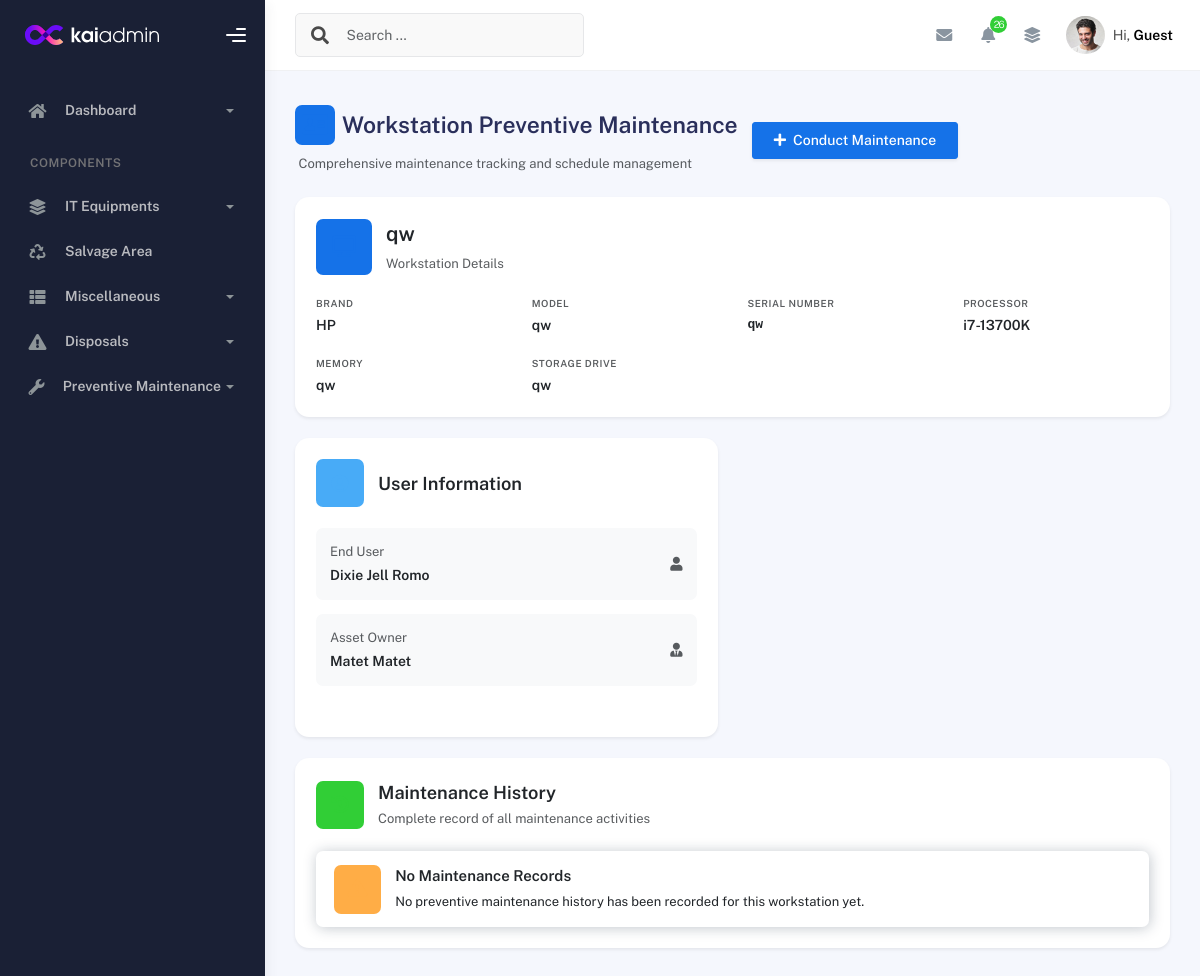
/maintenance/history/46/, run on an earlier commit of the app's database.
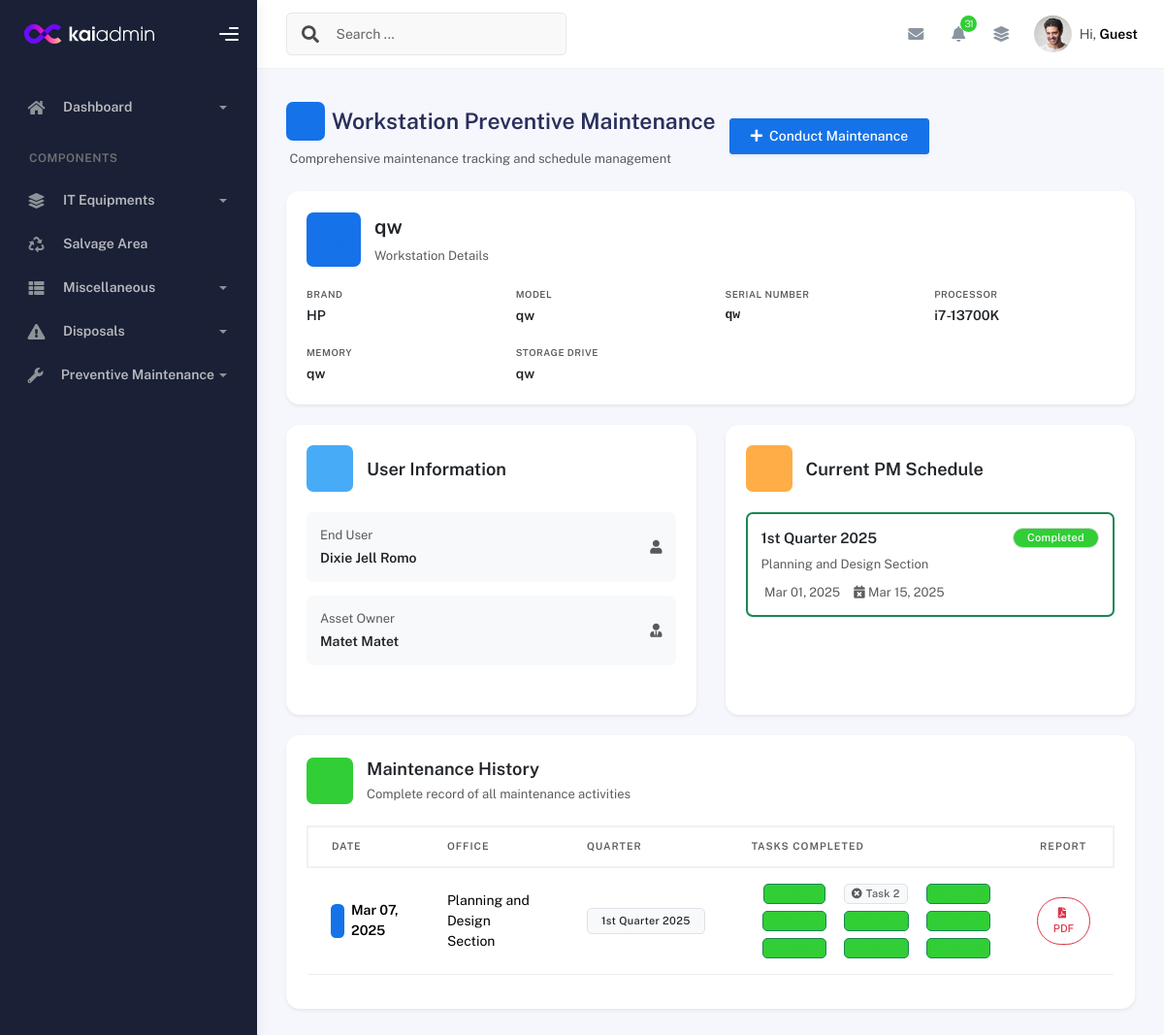
And on a later commit of the database.
### inventory/models.py (models this page shows, shortened)
class PMScheduleAssignment(models.Model):
    equipment_package = models.ForeignKey(
        Equipment_Package, on_delete=models.CASCADE,
        related_name='pm_assignments', null=True, blank=True
    )
    laptop_package = models.ForeignKey(
        'LaptopPackage', on_delete=models.CASCADE,   # ✅ now consistent
        related_name='pm_assignments', null=True, blank=True
    )
    pm_section_schedule = models.ForeignKey(
        'PMSectionSchedule', on_delete=models.CASCADE,
        related_name='schedule_assignments'
    )
    assigned_date = models.DateField(auto_now_add=True)
    is_completed = models.BooleanField(default=False)
    remarks = models.TextField(blank=True, null=True)

class PMSectionSchedule(models.Model):
    quarter_schedule = models.ForeignKey(QuarterSchedule, on_delete=models.CASCADE, related_name='schedules')
    section = models.ForeignKey(OfficeSection, on_delete=models.CASCADE)
    start_date = models.DateField()
    end_date = models.DateField()
    notes = models.TextField(blank=True, null=True)

class QuarterSchedule(models.Model):
    QUARTERS = [
        ('Q1', '1st Quarter'),
        ('Q2', '2nd Quarter'),
        ('Q3', '3rd Quarter'),
        ('Q4', '4th Quarter'),
    ]
    year = models.IntegerField()
    quarter = models.CharField(max_length=2, choices=QUARTERS)

class OfficeSection(models.Model):
    name = models.CharField(max_length=255, unique=True)

class PreventiveMaintenance(models.Model):
    equipment_package = models.ForeignKey(
        'Equipment_Package', related_name='maintenances',
        on_delete=models.CASCADE, null=True, blank=True
    )
    laptop_package = models.ForeignKey(
        'LaptopPackage', related_name='maintenances',
        on_delete=models.CASCADE, null=True, blank=True
    )
    pm_schedule_assignment = models.ForeignKey(
        'PMScheduleAssignment', on_delete=models.SET_NULL,
        null=True, blank=True, related_name='maintenances'
    )
    maintenance_date = models.DateField(null=True, blank=True)
    next_schedule = models.DateField(blank=True, null=True)
    performed_by = models.CharField(max_length=255, blank=True, null=True)
    notes = models.TextField(blank=True, null=True)
    is_completed = models.BooleanField(default=True)
    created_at = models.DateTimeField(auto_now_add=True, null=True, blank=True)
    date_accomplished = models.DateField(null=True, blank=True)
    office = models.CharField(max_length=255, blank=True, null=True)
    end_user = models.CharField(max_length=255, blank=True, null=True)
    task_1 = models.BooleanField(default=False)
    note_1 = models.TextField(blank=True, null=True)
    task_2 = models.BooleanField(default=False)
    note_2 = models.TextField(blank=True, null=True)
    task_3 = models.BooleanField(default=False)
    note_3 = models.TextField(blank=True, null=True)
    task_4 = models.BooleanField(default=False)
    note_4 = models.TextField(blank=True, null=True)
    task_5 = models.BooleanField(default=False)
    note_5 = models.TextField(blank=True, null=True)
    task_6 = models.BooleanField(default=False)
    note_6 = models.TextField(blank=True, null=True)
    task_7 = models.BooleanField(default=False)
    note_7 = models.TextField(blank=True, null=True)
    task_8 = models.BooleanField(default=False)
    note_8 = models.TextField(blank=True, null=True)
    task_9 = models.BooleanField(default=False)
    note_9 = models.TextField(blank=True, null=True)

### inventory/views.py (the view)
# urls.py: path('maintenance/history/<int:desktop_id>/', views.maintenance_history_view, name='maintenance_history'),
def maintenance_history_view(request, desktop_id):
    desktop = get_object_or_404(Equipment_Package, pk=desktop_id)
    desktop_details = DesktopDetails.objects.filter(equipment_package=desktop).first()
    user_details = UserDetails.objects.filter(equipment_package=desktop).first()
    maintenance_history = (
        PreventiveMaintenance.objects
        .filter(equipment_package=desktop)
        .select_related('pm_schedule_assignment__pm_section_schedule__quarter_schedule')
        .order_by('date_accomplished')
    )
    latest_pm = maintenance_history.last()
    current_pm_schedule = PMScheduleAssignment.objects.filter(
        equipment_package=desktop
    ).select_related(
        'pm_section_schedule__quarter_schedule',
        'pm_section_schedule__section'
    ).order_by(
        'pm_section_schedule__quarter_schedule__year',
        'pm_section_schedule__quarter_schedule__quarter'
    )
    today = timezone.now().date()
    for schedule in current_pm_schedule:
        end_date = schedule.pm_section_schedule.end_date
        schedule.is_overdue = (not schedule.is_completed) and (end_date < today)
    return render(request, 'maintenance/history.html', {
        'desktop': desktop,
        'desktop_details': desktop_details,
        'user_details': user_details,
        'maintenance_history': maintenance_history,
        'maintenance_records': maintenance_history,
        'pm': latest_pm,
        'current_pm_schedule': current_pm_schedule,  # New table data
    })

### inventory/models.py (called while the page is built)
    def __str__(self):
        return self.name

    @property
    def full_name(self):
        return f"{self.employee_fname} {self.employee_lname}".strip()

### inventory/templatetags/custom_filters.py (called while the page is built)
@register.filter
def get_attr(obj, attr_name):
    return getattr(obj, attr_name, None)

### templates/maintenance/history.html (shortened to what the changed rows need)
{% extends 'base.html' %}
{% load custom_filters %}
{% load static %}
{% block content %}
{% now "Y-m-d" as today %}
<br><br><br><br>
<div class="page-inner py-4">
  <div class="row g-4">
    {% if current_pm_schedule %}
    <div class="col-lg-6">
      <div class="card border-0 shadow-sm rounded-4 h-100">
        <div class="card-body p-4">
          <div class="d-flex align-items-center mb-4">
            <div class="d-inline-flex align-items-center justify-content-center bg-warning bg-opacity-10 rounded-3 p-3 me-3" style="width: 48px; height: 48px;">
              <i class="fas fa-calendar-check text-warning fs-5"></i>
            </div>
            <h5 class="fw-bold mb-0">Current PM Schedule</h5>
          </div>
          <div class="d-flex flex-column gap-2">
            {% for schedule in current_pm_schedule %}
            <div class="p-3 border border-2 rounded-3 {% if schedule.is_completed %}border-success{% elif schedule.is_overdue %}border-danger{% else %}border-warning{% endif %}">
              <div class="d-flex justify-content-between align-items-start mb-2">
                <div>
                  <h6 class="fw-bold mb-1">{{ schedule.pm_section_schedule.quarter_schedule.get_quarter_display }} {{ schedule.pm_section_schedule.quarter_schedule.year }}</h6>
                  <p class="text-muted small mb-0">{{ schedule.pm_section_schedule.section.name }}</p>
                </div>
                {% if schedule.is_completed %}
                  <span class="badge bg-success rounded-pill px-3">Completed</span>
                {% elif schedule.is_overdue %}
                  <span class="badge bg-danger rounded-pill px-3">Overdue</span>
                {% else %}
                  <span class="badge bg-warning text-dark rounded-pill px-3">Pending</span>
                {% endif %}
              </div>
              <div class="d-flex gap-3 text-muted small">
                <span>{{ schedule.pm_section_schedule.start_date|date:"M d, Y" }}</span>
                <span><i class="fas fa-calendar-times me-1"></i>{{ schedule.pm_section_schedule.end_date|date:"M d, Y" }}</span>
              </div>
            </div>
            {% endfor %}
          </div>
        </div>
      </div>
    </div>
    {% endif %}
  </div>
  <div class="card border-0 shadow-sm rounded-4 mt-4">
    <div class="card-body p-4">
      {% if maintenance_records %}
      <div class="table-responsive">
        <table class="table table-hover align-middle">
          <thead>
            <tr class="border-bottom border-2">
              <th class="text-muted text-uppercase small fw-semibold py-3" style="font-size: 0.75rem;">Date</th>
              <th class="text-muted text-uppercase small fw-semibold py-3" style="font-size: 0.75rem;">Office</th>
              <th class="text-muted text-uppercase small fw-semibold py-3" style="font-size: 0.75rem;">Quarter</th>
              <th class="text-muted text-uppercase small fw-semibold py-3" style="font-size: 0.75rem;">Tasks Completed</th>
              <th class="text-muted text-uppercase small fw-semibold py-3 text-center" style="font-size: 0.75rem;">Report</th>
            </tr>
          </thead>
          <tbody>
            {% for record in maintenance_records %}
            <tr class="border-bottom">
              <td class="py-3">
                <div class="d-flex align-items-center">
                  <div class="bg-primary bg-opacity-10 rounded-2 p-2 me-2">
                  </div>
                  <span class="fw-semibold">{{ record.date_accomplished|date:"M d, Y" }}</span>
                </div>
              </td>
              <td class="py-3">{{ record.office }}</td>
              <td class="py-3">
                {% if record.pm_schedule_assignment and record.pm_schedule_assignment.pm_section_schedule %}
                  <span class="badge bg-light text-dark border px-3 py-2">
                    {{ record.pm_schedule_assignment.pm_section_schedule.quarter_schedule.get_quarter_display }}
                    {{ record.pm_schedule_assignment.pm_section_schedule.quarter_schedule.year }}
                  </span>
                {% else %}
                  <span class="text-muted">—</span>
                {% endif %}
              </td>
              <td class="py-3">
                <div class="d-flex flex-wrap gap-2">
                  {% for i in "123456789"|make_list %}
                    {% with task_field="task_"|add:i note_field="note_"|add:i %}
                      {% if record|get_attr:task_field %}
                        <span class="badge bg-success bg-opacity-10 text-success border border-success px-2 py-1"
                              data-bs-toggle="tooltip"
                              {% with note=record|get_attr:note_field %}
                              {% endwith %}>
                          <i class="fas fa-check-circle me-1"></i>Task {{ i }}
                        </span>
                      {% else %}
                        <span class="badge bg-light text-muted border px-2 py-1">
                          <i class="fas fa-times-circle me-1"></i>Task {{ i }}
                        </span>
                      {% endif %}
                    {% endwith %}
                  {% endfor %}
                </div>
              </td>
              <td class="py-3 text-center">
                <a href="{% url 'generate_pm_pdf' record.id %}"
                   class="btn btn-sm btn-outline-danger rounded-pill px-3"
                   data-bs-toggle="tooltip"
                   title="Download PDF Report">
                  <i class="fas fa-file-pdf me-1"></i>PDF
                </a>
              </td>
            </tr>
            {% endfor %}
          </tbody>
        </table>
      </div>
      {% else %}
      <div class="alert alert-warning border-0 rounded-3 d-flex align-items-center mb-0" role="alert">
        <div class="bg-warning bg-opacity-10 rounded-3 p-3 me-3">
          <i class="fas fa-exclamation-triangle text-warning fs-5"></i>
        </div>
        <div>
          <h6 class="fw-bold mb-1">No Maintenance Records</h6>
          <p class="mb-0 small">No preventive maintenance history has been recorded for this workstation yet.</p>
        </div>
      </div>
      {% endif %}
    </div>
  </div>
</div>
{% endblock %}

What changed in the data, as far as the page shows it:
added PMScheduleAssignment: pm_section_schedule.quarter_schedule.quarter "1st Quarter", pm_section_schedule.quarter_schedule.year "2025", pm_section_schedule.section.name "Planning and Design Section", is_completed "Completed", pm_section_schedule.start_date "Mar 01, 2025", pm_section_schedule.end_date "Mar 15, 2025"
added PreventiveMaintenance: date_accomplished "Mar 07, 2025", office "Planning and Design Section", pm_schedule_assignment.pm_section_schedule.quarter_schedule.quarter "1st Quarter", pm_schedule_assignment.pm_section_schedule.quarter_schedule.year "2025", task_1 True (drawn), task_2 False (drawn), make_list "2", task_3 True (drawn), task_4 True (drawn), task_5 True (drawn), task_6 True (drawn), task_7 True (drawn), task_8 True (drawn), task_9 True (drawn)
Also different on the page:
{{ pending_pm_count }}: "26" → "31"
text no longer shown: "No Maintenance Records No preventive maintenance history has been recorded for this workstation yet."
text now shown: "Current PM Schedule DATE OFFICE QUARTER TASKS COMPLETED REPORT"
